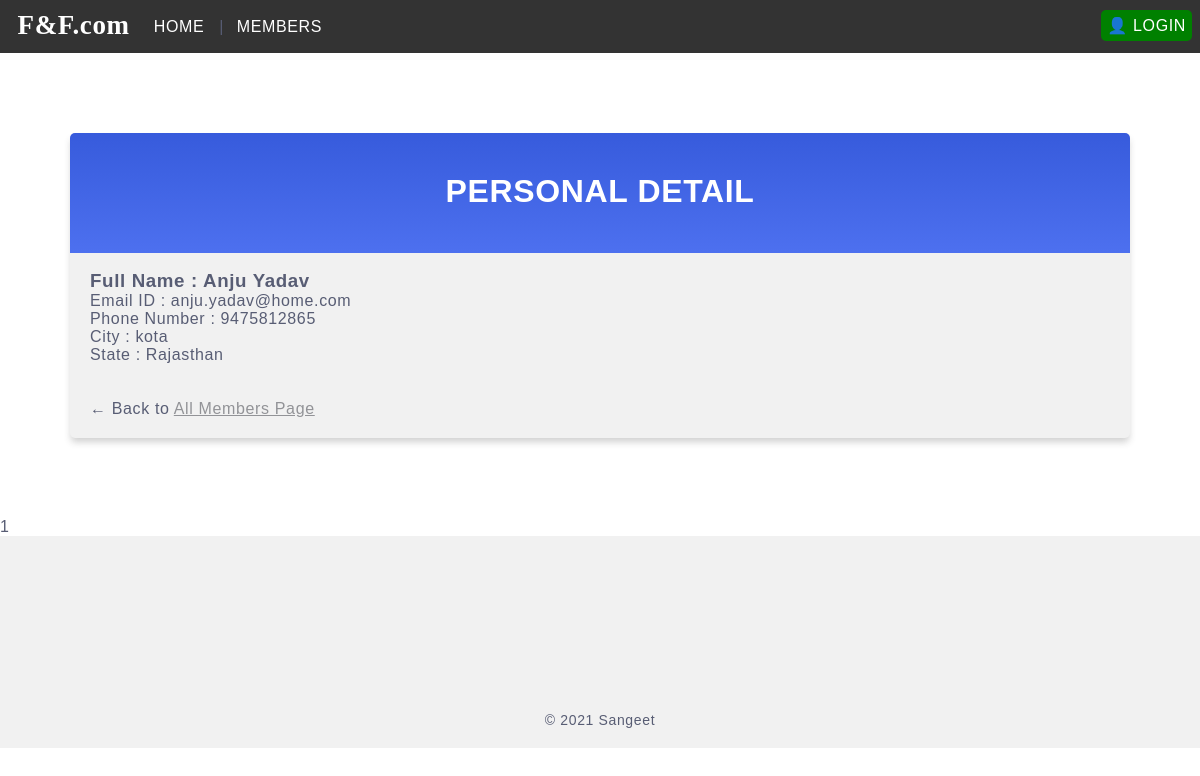
Screenshot of /members/details/3 with the database file from the repository.
### members/models.py (models this page shows)
class Member(models.Model):
    user = models.ForeignKey(User, on_delete=models.CASCADE, default=1)
    first_name = models.CharField(max_length=255)
    last_name = models.CharField(max_length=255)
    email = models.EmailField(null=True)
    phone = models.CharField(max_length=10, null=True)
    city = models.CharField(max_length=255, default='kota')
    state = models.CharField(max_length=20, default='Rajasthan')
    class Meta:
        verbose_name_plural = 'Membars'

### members/views.py (the view)
# urls.py: path('members/details/<int:id>', views.details, name='details'),
def details(request, id):
    template = loader.get_template('details.html')
    member = Member.objects.get(id=id)
    context = {
        'member' : member,
    }
    return HttpResponse(template.render(context,request))

### members/templates/details.html (shortened to what this page needs)
{% extends 'master.html' %}
{% block content %}
    <div class="mycard">
        <h1>PERSONAL DETAIL</h1>
        <h3>Full Name : {{member.first_name}} {{member.last_name}}</h3>
        <p>Email ID : {{member.email}}</p>
        <p>Phone Number : {{member.phone}}</p>
        <p>City : {{member.city}}</p>
        <p>State : {{member.state}}</p>
        <br><br>
        <p>&larr; Back to <a href="/members">All Members Page</a></p>
    </div>1
{% endblock %}

### mystaticfiles/myglobal.css (style rules this page uses)
* { margin:0; font-family: 'Source Sans Pro', sans-serif; letter-spacing: 0.64px; color: #585d74; }
.mycard { background-color: #f1f1f1; background-image: linear-gradient(to bottom, #375BDC, #4D70EF); background-size: 100% 120px; background-repeat: no-repeat; margin: 80px auto; width: 85%; border-radius: 5px; box-shadow: 0 5px 7px -1px rgba(51, 51, 51, 0.23); padding: 20px; }
.mycard h1 { text-align: center; color:#ffffff; margin:20px 0 60px 0; }
a:link, a:visited { color: #929397; }

### rows the page displays
Member: first_name "Anju", last_name "Yadav", email "anju.yadav@home.com", phone "9475812865", city "kota", state "Rajasthan"
